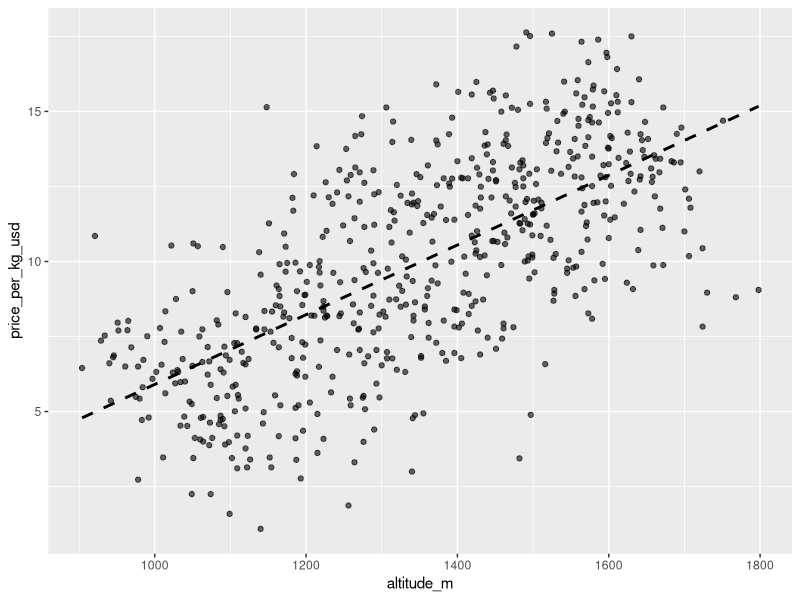
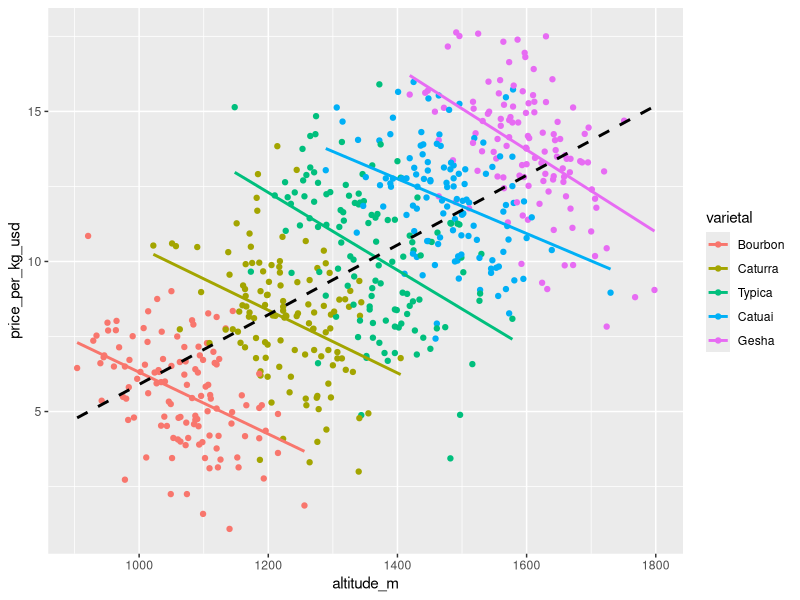

Source code (R) for these figures, in order:
library(tidyverse)

set.seed(42)

n_per_varietal <- 120
varietals <- c("Bourbon", "Caturra", "Typica", "Catuai", "Gesha")
regions <- c("North", "South", "Central")
certifications <- c("Organic", "Conventional")

# --- Varietal baselines -------------------------------------------------

varietal_altitude_base <- c(
  Bourbon = 1080,
  Caturra = 1230,
  Typica = 1360,
  Catuai = 1470,
  Gesha = 1600
)

varietal_price_offset <- c(
  Bourbon = 0.00,
  Caturra = 2.48,
  Typica = 4.64,
  Catuai = 6.48,
  Gesha = 8.08
)

# Baseline yield by varietal, ordered inversely to price so yield vs price is
# negative both pooled and within.
varietal_yield_base <- c(
  Bourbon = 1430,
  Caturra = 1350,
  Typica = 1260,
  Catuai = 1170,
  Gesha = 1030
)

# Dollars per kg gained per metre of altitude WITHIN a varietal. Negative:
# the reversal runs low-grown-is-better.
altitude_price_gain <- -0.012

# Dollars per kg per hectare of farm size WITHIN a varietal. Positive.
farm_price_gain <- 0.55

# Residual price scatter, and the kg/ha lost per dollar of within-varietal
# price premium.
price_noise_sd <- 0.30
yield_price_gain <- -90

coffee <- tibble(
  varietal = factor(rep(varietals, each = n_per_varietal), levels = varietals)
) |>
  mutate(
    growing_region = sample(regions, n(), replace = TRUE),
    certification = sample(
      certifications,
      n(),
      replace = TRUE,
      prob = c(0.45, 0.55)
    ),

    # Farm size -- overlapping ranges across varietals (this is the Q2
    # control variable, so it must not separate cleanly by varietal).
    farm_size_ha = round(rnorm(n(), mean = 13, sd = 3.2), 1),
    farm_size_ha = pmax(farm_size_ha, 2),

    # Tree age -- derived from farm size, keeping the practice item
    # (size vs age) positive at both levels.
    tree_age_years = round(4 + 0.85 * farm_size_ha + rnorm(n(), 0, 1.4), 1),

    # Altitude -- varietal baseline plus noise.
    altitude_m = round(
      varietal_altitude_base[as.character(varietal)] + rnorm(n(), 0, 75),
      0
    )
  ) |>
  # Centre the price drivers within varietal, so their coefficients act
  # purely within a varietal and the between-varietal pattern is set by the
  # baseline offsets alone.
  mutate(
    altitude_c = altitude_m - mean(altitude_m),
    farm_c = farm_size_ha - mean(farm_size_ha),
    .by = varietal
  ) |>
  mutate(
    price_per_kg_usd = round(
      5.60 +
        varietal_price_offset[as.character(varietal)] +
        altitude_c * altitude_price_gain +
        farm_c * farm_price_gain +
        rnorm(n(), 0, price_noise_sd),
      2
    )
  ) |>
  # Yield is derived from centred price so its sign is pinned at BOTH
  # levels: negative within varietal by construction, negative pooled via
  # the baselines.
  mutate(
    price_c = price_per_kg_usd - mean(price_per_kg_usd),
    .by = varietal
  ) |>
  mutate(
    yield_kg_per_ha = round(
      varietal_yield_base[as.character(varietal)] +
        price_c * yield_price_gain +
        rnorm(n(), 0, 70),
      0
    )
  ) |>
  select(
    varietal,
    growing_region,
    certification,
    farm_size_ha,
    tree_age_years,
    altitude_m,
    yield_kg_per_ha,
    price_per_kg_usd
  ) |>
  # Shuffle row order so the varietal-block structure isn't visible.
  slice_sample(prop = 1)

write_csv(coffee, "coffee.csv")

# --- Answer key --------------------------------------------------------------
#
#   Practice  farm size vs tree age            -> Positively related
#   Q1        breed/buy for price              -> LOWER altitude
#   Q2        same farm size, higher altitude  -> Gesha
#   Q3        highest average yield per ha     -> Bourbon
#   Q4        highest average altitude         -> Gesha
#   Q5        yield vs price                   -> Negatively related

# Uncoloured: should read as a single cloud drifting upward.
coffee %>%
  ggplot(aes(x = altitude_m, y = price_per_kg_usd)) +
  geom_point(alpha = 0.6) +
  geom_smooth(method = "lm", se = FALSE, colour = "black", linetype = "dashed")

# Coloured: the same cloud splits into five downward-sloping varietals.
coffee %>%
  ggplot(aes(x = altitude_m, y = price_per_kg_usd, color = varietal)) +
  geom_point() +
  geom_smooth(method = "lm", se = FALSE) +
  geom_smooth(
    aes(group = 1),
    method = "lm",
    se = FALSE,
    colour = "black",
    linetype = "dashed"
  )
